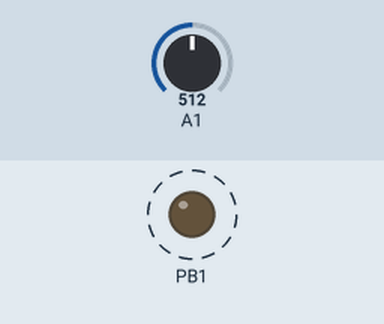
Simulated run of this sketch. Board: ATtiny85, built with avr-gcc and run on an emulated ATtiny85. On the bench: output pins drawn as LEDs (lit = HIGH). Dashed ring = blinking. The test bench sets the inputs (shaded band); at power-on: A1 = 512.

Above: at 1.8 s.
1.9 s: A1 set to 0
At 2.5 s:
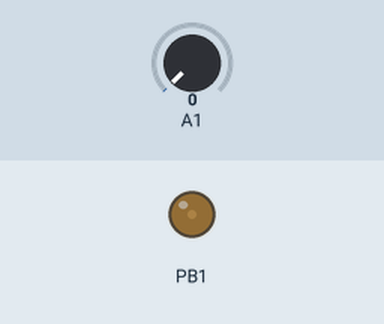
3.6 s: A1 set to 122
At 3.9 s:
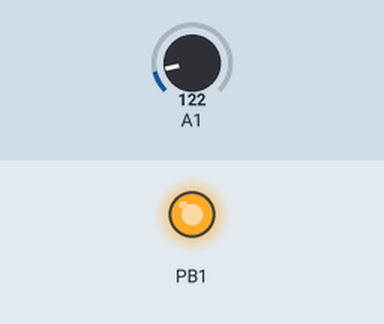
Timing chart, 0 to 13.1 s (numbered marks = the images above; inputs shaded):
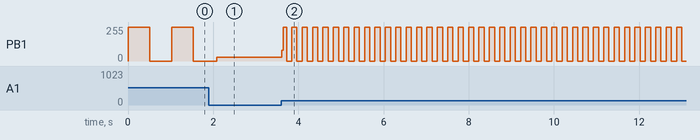

Measured:
- after the input at 3.6 s, PB1: 30/255 → 79/255 at once, then moves between 0/255 and 255/255, repeating every 0.24 s
- by itself, PB1: alternates 255/255 for 0.51 s and 0/255 for 0.51 s

The sketch:

test1.ino
```cpp
void setup() {
  // put your setup code here, to run once:
  pinMode(1, OUTPUT);
}

void loop() {
  // put your main code here, to run repeatedly:
  int current;
  current = analogRead(1);
  digitalWrite(1, HIGH);
  delay(current);
  digitalWrite(1, LOW);
  delay(current );
}
```
